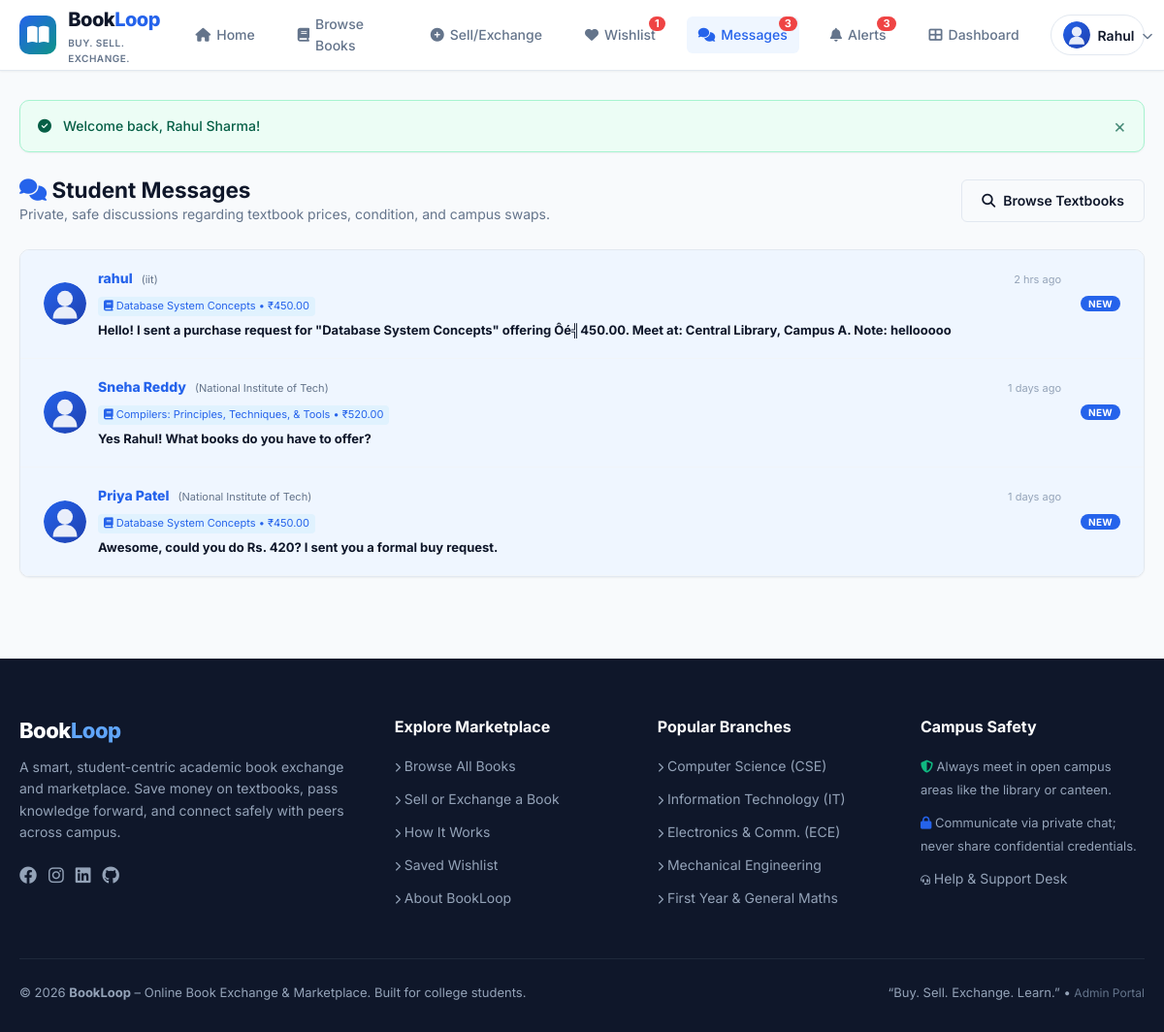
The app's page /messages.php (signed in) with its own data.
### tables this page shows
CREATE TABLE `users` (
  `user_id` int(11) NOT NULL AUTO_INCREMENT,
  `name` varchar(100) NOT NULL,
  `email` varchar(150) NOT NULL,
  `password` varchar(255) NOT NULL,
  `phone` varchar(20) NOT NULL,
  `college` varchar(150) NOT NULL,
  `department` varchar(100) NOT NULL,
  `semester` int(11) NOT NULL DEFAULT 1,
  `student_id` varchar(50) NOT NULL,
  `profile_image` varchar(255) DEFAULT 'default_avatar.svg',
  `role` enum('student','admin') DEFAULT 'student',
  `status` enum('active','inactive','suspended') DEFAULT 'active',
  `created_at` datetime DEFAULT current_timestamp(),
  PRIMARY KEY (`user_id`),
  UNIQUE KEY `email` (`email`),
  KEY `idx_users_email` (`email`),
  KEY `idx_users_dept` (`department`),
  KEY `idx_users_status` (`status`)
);

CREATE TABLE `messages` (
  `message_id` int(11) NOT NULL AUTO_INCREMENT,
  `sender_id` int(11) NOT NULL,
  `receiver_id` int(11) NOT NULL,
  `book_id` int(11) DEFAULT NULL,
  `message` text NOT NULL,
  `is_read` tinyint(1) DEFAULT 0,
  `created_at` datetime DEFAULT current_timestamp(),
  PRIMARY KEY (`message_id`),
  KEY `idx_msg_sender` (`sender_id`),
  KEY `idx_msg_receiver` (`receiver_id`),
  KEY `idx_msg_book` (`book_id`),
  CONSTRAINT `messages_ibfk_1` FOREIGN KEY (`sender_id`) REFERENCES `users` (`user_id`) ON DELETE CASCADE,
  CONSTRAINT `messages_ibfk_2` FOREIGN KEY (`receiver_id`) REFERENCES `users` (`user_id`) ON DELETE CASCADE,
  CONSTRAINT `messages_ibfk_3` FOREIGN KEY (`book_id`) REFERENCES `books` (`book_id`) ON DELETE SET NULL
);

CREATE TABLE `books` (
  `book_id` int(11) NOT NULL AUTO_INCREMENT,
  `user_id` int(11) NOT NULL,
  `title` varchar(255) NOT NULL,
  `author` varchar(255) NOT NULL,
  `isbn` varchar(50) DEFAULT NULL,
  `subject` varchar(100) NOT NULL,
  `department` varchar(100) NOT NULL,
  `semester` int(11) NOT NULL DEFAULT 1,
  `edition` varchar(50) DEFAULT NULL,
  `publisher` varchar(150) DEFAULT NULL,
  `original_price` decimal(10,2) DEFAULT 0.00,
  `price` decimal(10,2) NOT NULL DEFAULT 0.00,
  `condition` enum('Like New','Very Good','Good','Acceptable') NOT NULL DEFAULT 'Good',
  `listing_type` enum('For Sale','For Exchange','Sale or Exchange') NOT NULL DEFAULT 'For Sale',
  `description` text NOT NULL,
  `image` varchar(255) DEFAULT 'default_book.svg',
  `location` varchar(150) NOT NULL,
  `delivery_type` varchar(150) DEFAULT 'Campus Handover & Hostel Delivery',
  `preferred_contact` varchar(100) DEFAULT 'Chat on BookLoop',
  `status` enum('Available','Pending','Sold','Exchanged') DEFAULT 'Available',
  `approval_status` enum('Pending','Approved','Rejected') DEFAULT 'Pending',
  `created_at` datetime DEFAULT current_timestamp(),
  `updated_at` datetime DEFAULT current_timestamp() ON UPDATE current_timestamp(),
  PRIMARY KEY (`book_id`),
  KEY `user_id` (`user_id`),
  KEY `idx_books_title` (`title`),
  KEY `idx_books_author` (`author`),
  KEY `idx_books_subject` (`subject`),
  KEY `idx_books_dept` (`department`),
  KEY `idx_books_sem` (`semester`),
  KEY `idx_books_status` (`status`),
  KEY `idx_books_approval` (`approval_status`),
  CONSTRAINT `books_ibfk_1` FOREIGN KEY (`user_id`) REFERENCES `users` (`user_id`) ON DELETE CASCADE
);

### messages.php (the view, shortened to what this page needs)
<?php
require_once __DIR__ . '/includes/header.php';
require_once __DIR__ . '/includes/auth.php';
$userId = getAuthUserId();
$threadsStmt = $pdo->prepare("
    SELECT
        m.message_id, m.message, m.created_at, m.is_read, m.sender_id, m.receiver_id, m.book_id,
        CASE WHEN m.sender_id = :u1 THEN receiver.user_id ELSE sender.user_id END as partner_id,
        CASE WHEN m.sender_id = :u2 THEN receiver.name ELSE sender.name END as partner_name,
        CASE WHEN m.sender_id = :u3 THEN receiver.profile_image ELSE sender.profile_image END as partner_avatar,
        CASE WHEN m.sender_id = :u4 THEN receiver.college ELSE sender.college END as partner_college,
        b.title as book_title, b.image as book_image, b.price as book_price
    FROM messages m
    JOIN users sender ON m.sender_id = sender.user_id
    JOIN users receiver ON m.receiver_id = receiver.user_id
    LEFT JOIN books b ON m.book_id = b.book_id
    WHERE m.message_id IN (
        SELECT MAX(message_id)
        FROM messages
        WHERE sender_id = :u5 OR receiver_id = :u6
        GROUP BY LEAST(sender_id, receiver_id), GREATEST(sender_id, receiver_id), COALESCE(book_id, 0)
    )
    ORDER BY m.created_at DESC
");
$threadsStmt->execute([
    'u1' => $userId,
    'u2' => $userId,
    'u3' => $userId,
    'u4' => $userId,
    'u5' => $userId,
    'u6' => $userId
]);
$threads = $threadsStmt->fetchAll();
?>
<div style="display:flex; justify-content:space-between; align-items:center; margin-bottom:24px;">
  <div>
    <h2><i class="fas fa-comments" style="color:var(--primary);"></i> Student Messages</h2>
    <p style="color:var(--text-muted); font-size:14px;">Private, safe discussions regarding textbook prices, condition, and campus swaps.</p>
  </div>
  <a href="<?= BASE_URL ?>books.php" class="btn btn-outline">
    <i class="fas fa-search"></i> Browse Textbooks
  </a>
</div>
<?php if (empty($threads)): ?>
  <div class="empty-state">
    <div class="empty-state-icon"><i class="far fa-comments"></i></div>
    <h3 class="empty-state-title">No conversations yet</h3>
    <p class="empty-state-desc">When you click "Contact Seller" on a book listing or someone inquires about your textbooks, your chats appear here.</p>
    <a href="<?= BASE_URL ?>books.php" class="btn btn-primary btn-lg">Find a Book to Discuss</a>
  </div>
<?php else: ?>
  <div class="card" style="padding:0;">
    <div class="conversation-list">
      <?php foreach ($threads as $t):
        $partnerId = $t['partner_id'];
        $bookId = $t['book_id'];
        $isUnread = ($t['receiver_id'] == $userId && $t['is_read'] == 0);
        $convUrl = BASE_URL . "conversation.php?seller_id=" . $partnerId . ($bookId ? "&book_id=" . $bookId : "");
      ?>
        <a href="<?= $convUrl ?>" class="conversation-item" style="padding:18px 24px; <?= $isUnread ? 'background:#eff6ff;' : '' ?>">
          <img src="<?= BASE_URL ?>uploads/profiles/<?= e($t['partner_avatar']) ?>" alt="Avatar" class="conv-avatar" onerror="this.src='<?= BASE_URL ?>uploads/profiles/default_avatar.svg'">
          <div class="conv-info">
            <div class="conv-header">
              <span class="conv-name" style="<?= $isUnread ? 'font-weight:800; color:var(--primary);' : '' ?>">
                <?= e($t['partner_name']) ?>
                <span style="font-size:11px; font-weight:normal; color:var(--text-muted); margin-left:6px;">(<?= e($t['partner_college']) ?>)</span>
              </span>
              <span class="conv-time"><?= timeAgo($t['created_at']) ?></span>
            </div>
            <?php if (!empty($t['book_title'])): ?>
              <div style="margin-bottom:4px;">
                <span class="conv-book-tag">
                  <i class="fas fa-book"></i> <?= e($t['book_title']) ?>
                  <?php if (!empty($t['book_price'])): ?>
                    &bull; <?= formatPrice($t['book_price']) ?>
                  <?php endif; ?>
                </span>
              </div>
            <?php endif; ?>
            <div class="conv-preview <?= $isUnread ? 'unread' : '' ?>">
              <?= e($t['message']) ?>
            </div>
          </div>
          <?php if ($isUnread): ?>
            <span class="badge" style="background:var(--primary); color:white; border-radius:12px; margin-left:8px; padding:3px 8px; font-size:10px;">
              NEW
            </span>
          <?php endif; ?>
        </a>
      <?php endforeach; ?>
    </div>
  </div>
<?php endif; ?>
<?php require_once __DIR__ . '/includes/footer.php'; ?>

### includes/navbar.php (shortened to what this page needs)
<?php
$currentPage = basename($_SERVER['PHP_SELF']);
?>
<header class="site-header">
  <div class="container">
    <nav class="navbar">
      <a href="<?= BASE_URL ?>index.php" class="nav-brand">
        <div class="brand-icon">
          <i class="fas fa-book-open"></i>
        </div>
        <div class="brand-text">
          <span class="brand-name">Book<span>Loop</span></span>
          <span class="brand-tagline">Buy. Sell. Exchange.</span>
        </div>
      </a>
      <div class="nav-links" id="navLinks">
        <a href="<?= BASE_URL ?>index.php" class="nav-link <?= $currentPage === 'index.php' ? 'active' : '' ?>">
          <i class="fas fa-home"></i> Home
        </a>
        <a href="<?= BASE_URL ?>books.php" class="nav-link <?= $currentPage === 'books.php' ? 'active' : '' ?>">
          <i class="fas fa-book"></i> Browse Books
        </a>
        <?php if (isLoggedIn()): ?>
          <a href="<?= BASE_URL ?>add-book.php" class="nav-link <?= $currentPage === 'add-book.php' ? 'active' : '' ?>">
            <i class="fas fa-plus-circle"></i> Sell/Exchange
          </a>
          <a href="<?= BASE_URL ?>wishlist.php" class="nav-link nav-badge-link <?= $currentPage === 'wishlist.php' ? 'active' : '' ?>">
            <i class="fas fa-heart"></i> Wishlist
            <span class="nav-badge" id="navWishlistBadge" style="<?= ($wishlistCount > 0) ? '' : 'display:none;' ?>"><?= $wishlistCount ?></span>
          </a>
          <a href="<?= BASE_URL ?>messages.php" class="nav-link nav-badge-link <?= in_array($currentPage, ['messages.php', 'conversation.php']) ? 'active' : '' ?>">
            <i class="fas fa-comments"></i> Messages
            <?php if ($unreadMsgCount > 0): ?>
              <span class="nav-badge"><?= $unreadMsgCount ?></span>
            <?php endif; ?>
          </a>
          <a href="<?= BASE_URL ?>notifications.php" class="nav-link nav-badge-link <?= $currentPage === 'notifications.php' ? 'active' : '' ?>">
            <i class="fas fa-bell"></i> Alerts
            <?php if ($unreadNotifCount > 0): ?>
              <span class="nav-badge"><?= $unreadNotifCount ?></span>
            <?php endif; ?>
          </a>
          <a href="<?= BASE_URL ?>dashboard.php" class="nav-link <?= $currentPage === 'dashboard.php' ? 'active' : '' ?>">
            <i class="fas fa-th-large"></i> Dashboard
          </a>
        <?php endif; ?>
        <div class="nav-auth">
          <?php if (isLoggedIn()): ?>
            <div class="nav-user-dropdown">
              <button class="user-btn" id="userDropdownBtn">
                <?php
                  $avatar = !empty($user['profile_image']) ? $user['profile_image'] : 'default_avatar.svg';
                ?>
                <img src="<?= BASE_URL ?>uploads/profiles/<?= e($avatar) ?>" alt="Avatar" class="user-avatar-mini" onerror="this.src='<?= BASE_URL ?>uploads/profiles/default_avatar.svg'">
                <span><?= e(explode(' ', $user['name'] ?? 'Account')[0]) ?></span>
                <i class="fas fa-chevron-down" style="font-size:11px; color:var(--text-muted);"></i>
              </button>
            </div>
          <?php endif; ?>
        </div>
      </div>
    </nav>
  </div>
</header>

### records on screen
users: profile_image (placeholder picture), name "Rahul"
messages: partner_name "rahul", partner_college "iit", created_at "2 hrs ago", book.title "Database System Concepts", book.price "₹450.00", message "Hello! I sent a purchase request for \"Database System Concepts\" offering Ôé╣450.00. Meet at: Central Library, Campus A. Note: hellooooo", is_read "NEW"
messages: partner_name "Sneha Reddy", partner_college "National Institute of Tech", created_at "1 days ago", book.title "Compilers: Principles, Techniques, & Tools", book.price "₹520.00", message "Yes Rahul! What books do you have to offer?", is_read "NEW"
messages: partner_name "Priya Patel", partner_college "National Institute of Tech", created_at "1 days ago", book.title "Database System Concepts", book.price "₹450.00", message "Awesome, could you do Rs. 420? I sent you a formal buy request.", is_read "NEW"

### other values on screen
$wishlistCount "1"
$unreadMsgCount "3"
$unreadNotifCount "3"
$msg "Welcome back, Rahul Sharma!"
